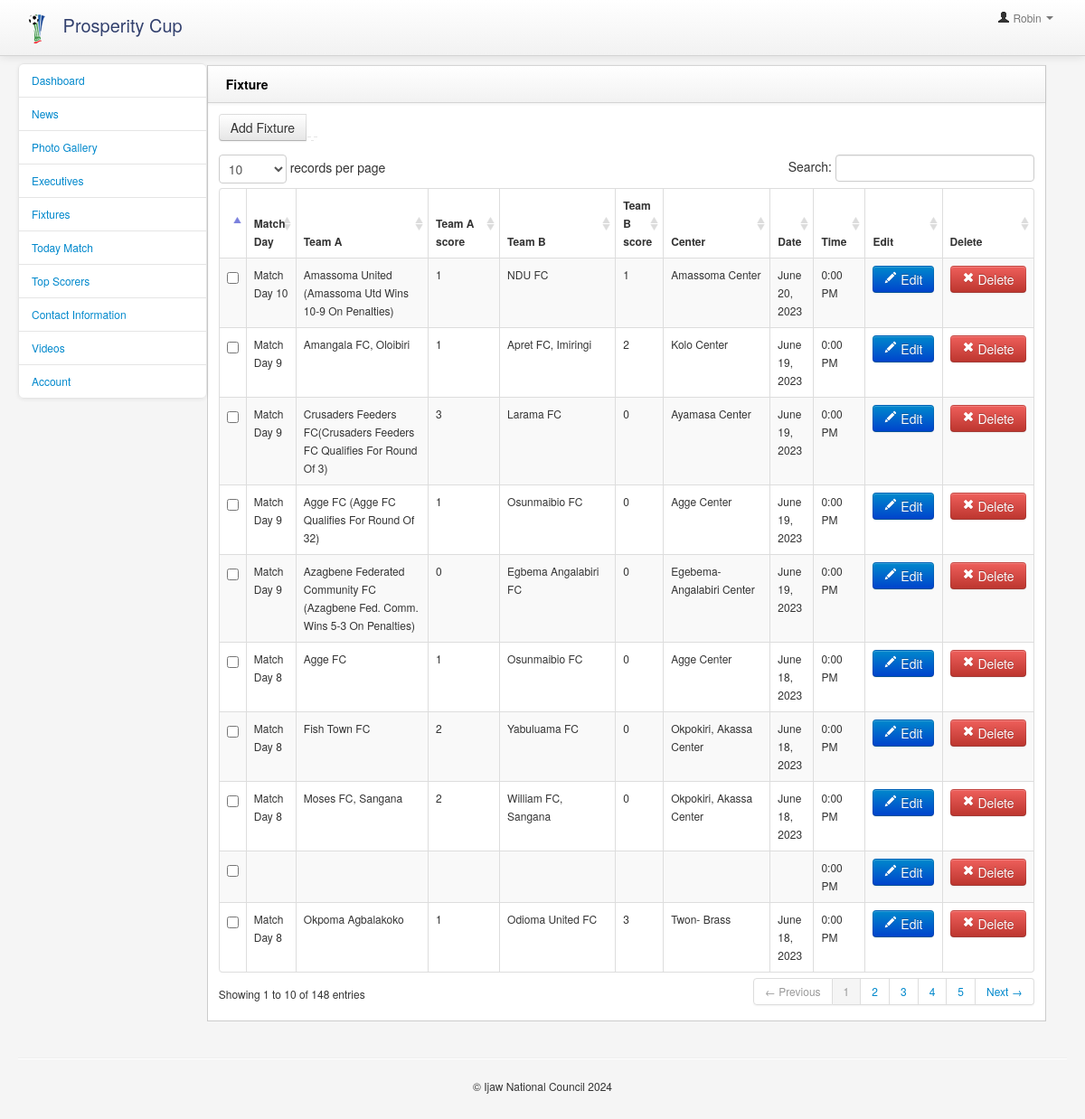
The app's page /admin/fixture.php (signed in) with its own data.
### tables this page shows
CREATE TABLE `fixturesbk` (
  `fix_id` int(11) NOT NULL,
  `matchDay` varchar(200) NOT NULL,
  `teama` varchar(200) NOT NULL,
  `teamb` varchar(200) NOT NULL,
  `center` varchar(200) NOT NULL,
  `matchDate` varchar(200) NOT NULL,
  `matchTime` varchar(200) NOT NULL,
  `scoreA` varchar(200) NOT NULL,
  `scoreB` varchar(200) NOT NULL,
  `match_type` varchar(200) NOT NULL
);

### admin/scripts/functions.php (called while the page is built, shortened)
<?php
function ExecuteQuery($query){
	global $connection;
	$result = mysqli_query($connection,$query);
	return $result;
}
function SqlArray($result){
	$rows = mysqli_fetch_array($result);
	return $rows;
}
?>

### admin/fixture.php (the view, shortened to what this page needs)
<?php
require_once("scripts/config.php");
require_once("scripts/functions.php");
$msg="";
	$result  =  ExecuteQuery("SELECT * FROM `fixturesbk`");
 ?>
<!DOCTYPE html>
<html>
    <head>
        <link href="bootstrap/css/bootstrap.min.css" rel="stylesheet" media="screen">
        <link href="bootstrap/css/bootstrap-responsive.min.css" rel="stylesheet" media="screen">
        <link href="assets/styles.css" rel="stylesheet" media="screen">
        <link href="assets/DT_bootstrap.css" rel="stylesheet" media="screen">
    </head>
    <body style="font-size:12px">
        <div class="navbar navbar-fixed-top">
               <?php  include("tools/admin_header.php");?>
        </div>
        <div class="container-fluid">
            <div class="row-fluid">
                      <?php  include("tools/leftbar.php");?>
                <div class="span9" id="content" style="width:80%">
                     <div class="row-fluid"><?php echo $msg;?>
                        <form method="post" action="">
                        <div class="block">
                            <div class="navbar navbar-inner block-header">
                                <div class="muted pull-left" style="font-weight:bold;color:#000;font-size:14px"> Fixture</div>
                            </div>
                            <div class="block-content collapse in">
                                <div class="span12">
								<div class="table-toolbar">
                                      <div class="btn-group">
                                       <a href="add_fixtures"  class="btn " >Add Fixture </a><i class="icon-plus icon-white"></i>
                                      </div>
                                   </div>
                                    <table cellpadding="0" cellspacing="0" border="0" class="table table-striped table-bordered" id="example2">
                                        <thead>
                                            <tr>
                                            <th></th>
											 <th>Match Day</th>
                                                <th>Team A</th>
												 <th>Team A score</th>
                                                <th>Team B</th>
												 <th>Team B score</th>
                                                <th>Center</th>
                                                <th>Date</th>
												  <th>Time</th>
												 <th>Edit</th>
                                                <th>Delete</th>
                                            </tr>
                                        </thead>
                                        <tbody>
                                <?php
								while($rows=SqlArray($result)){?>
                                 <tr class="gradeU">
                                            <td><input name="news[]" type="checkbox" value="<?php echo $rows['fix_id'];?>"></td>
											 <td><?php echo ucwords($rows['matchDay']);?></td>
                                                <td><?php echo ucwords($rows['teama']);?></td>
                                                <td><?php echo $rows['scoreA'];?></td>
                                                <td><?php echo $rows['teamb'];?></td>
												<td><?php echo $rows['scoreB'];?></td>
												<td><?php echo $rows['center'];?></td>
												<td><?php echo $rows['matchDate'];?></td>
												<td><?php echo $rows['matchTime'];?></td>
												 <td class="center"><div class="btn-group"><a class="btn btn-primary"  style="color:#fff" href="edit_fixture?fixid=<?php echo ucwords($rows['fix_id']);?>"><i class="icon-pencil icon-white"></i> Edit</a></div></td>
                                                   <td class="center"><div class="btn-group"><a href="delete?fixid=<?php echo $rows['fix_id'];?>" class="btn btn-danger" style="color:#fff"><i class="icon-remove icon-white"></i> Delete</a></button></div></td>
                                            </tr>
								<?php }?>
                                        </tbody>
                                    </table>
                                </div>
                            </div>
                        </div>
                        </form>
                    </div>
                </div>
            </div>
            <hr>
             <?php include('includes/footer.php');?>
        </div>
         <link href="vendors/datepicker.css" rel="stylesheet" media="screen">
        <link href="vendors/uniform.default.css" rel="stylesheet" media="screen">
        <link href="vendors/chosen.min.css" rel="stylesheet" media="screen">
        <link href="vendors/wysiwyg/bootstrap-wysihtml5.css" rel="stylesheet" media="screen">
    </body>
</html>

### admin/assets/styles.css (style rules this page uses)
body { padding-top: 0; padding-bottom: 40px; background-color: #f5f5f5; }
@media (min-width: 979px) { body { padding-top: 60px; } }
#content { margin-left:0px; }
.block { border: 1px solid #ccc; background: white; margin: 1em 0em; border-top: none; }
.block-content { margin: 1em; min-height: .25em; }
.block-header { margin-bottom: 0px; border-right: none; border-left: none; -webkit-border-radius: 0px; -moz-border-radius: 0px; border-radius: 0px; }
.block-header div { padding-top: 10px; }

### records on screen
fixturesbk: matchDay "Match Day 10", teama "Amassoma United (Amassoma Utd Wins 10-9 On Penalties)", scoreA "1", teamb "NDU FC", scoreB "1", center "Amassoma Center", matchDate "June 20, 2023", matchTime "0:00 PM"
fixturesbk: matchDay "Match Day 9", teama "Amangala FC, Oloibiri", scoreA "1", teamb "Apret FC, Imiringi", scoreB "2", center "Kolo Center", matchDate "June 19, 2023", matchTime "0:00 PM"
fixturesbk: matchDay "Match Day 9", teama "Crusaders Feeders FC(Crusaders Feeders FC Qualifies For Round Of 3)", scoreA "3", teamb "Larama FC", scoreB "0", center "Ayamasa Center", matchDate "June 19, 2023", matchTime "0:00 PM"
fixturesbk: matchDay "Match Day 9", teama "Agge FC (Agge FC Qualifies For Round Of 32)", scoreA "1", teamb "Osunmaibio FC", scoreB "0", center "Agge Center", matchDate "June 19, 2023", matchTime "0:00 PM"
fixturesbk: matchDay "Match Day 9", teama "Azagbene Federated Community FC (Azagbene Fed. Comm. Wins 5-3 On Penalties)", scoreA "0", teamb "Egbema Angalabiri FC", scoreB "0", center "Egebema-Angalabiri Center", matchDate "June 19, 2023", matchTime "0:00 PM"
fixturesbk: matchDay "Match Day 8", teama "Agge FC", scoreA "1", teamb "Osunmaibio FC", scoreB "0", center "Agge Center", matchDate "June 18, 2023", matchTime "0:00 PM"
fixturesbk: matchDay "Match Day 8", teama "Fish Town FC", scoreA "2", teamb "Yabuluama FC", scoreB "0", center "Okpokiri, Akassa Center", matchDate "June 18, 2023", matchTime "0:00 PM"
fixturesbk: matchDay "Match Day 8", teama "Moses FC, Sangana", scoreA "2", teamb "William FC, Sangana", scoreB "0", center "Okpokiri, Akassa Center", matchDate "June 18, 2023", matchTime "0:00 PM"
fixturesbk: matchTime "0:00 PM"
fixturesbk: matchDay "Match Day 8", teama "Okpoma Agbalakoko", scoreA "1", teamb "Odioma United FC", scoreB "3", center "Twon- Brass", matchDate "June 18, 2023", matchTime "0:00 PM"

### other values on screen
$_SESSION['user'] "Robin"
